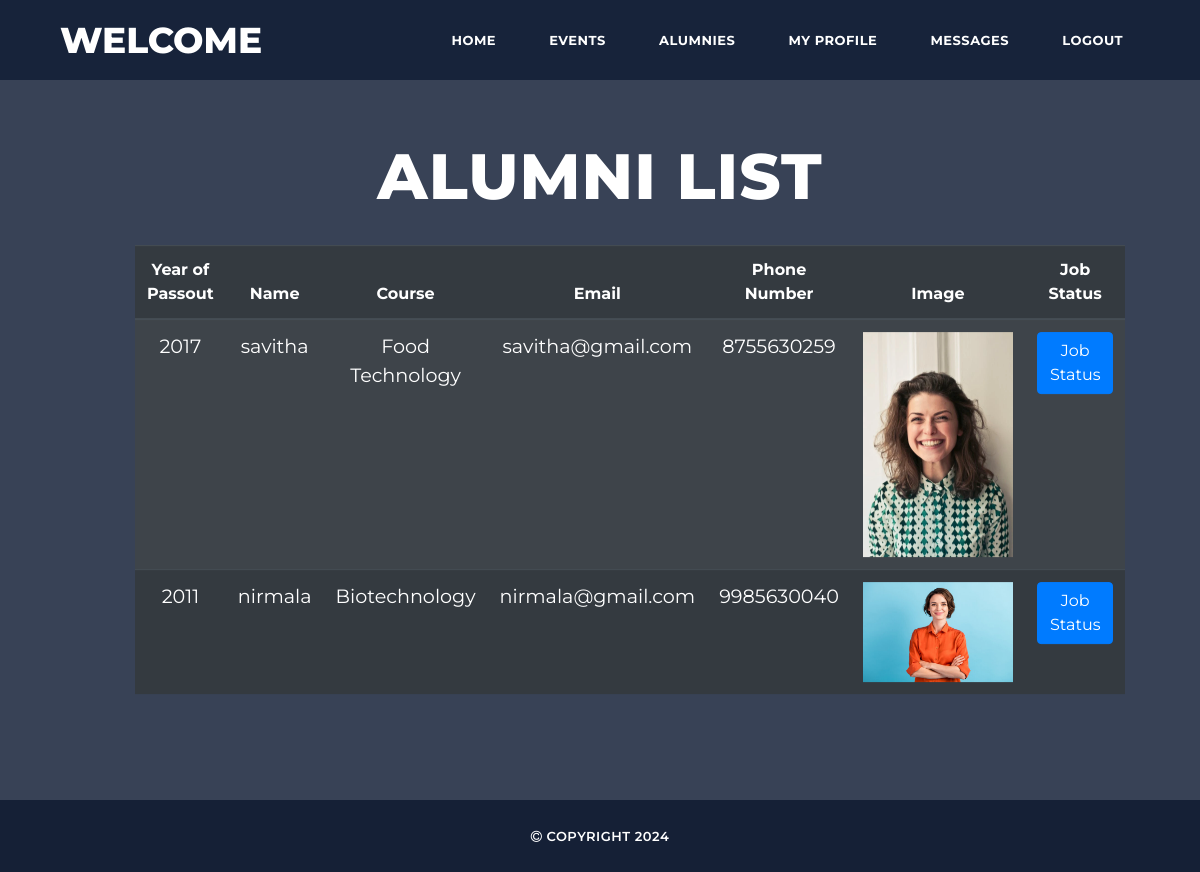
Screenshot of /view_alumnies/ with the database file from the repository.
### alumini/models.py (models this page shows, shortened)
class Alumni(models.Model):
    name = models.CharField(max_length=100)
    course = models.ForeignKey(Course, on_delete=models.CASCADE)  # ForeignKey to Course
    passout = models.IntegerField()  # Year of passing out
    number = models.CharField(max_length=15)  # Phone number
    email = models.EmailField(unique=True)  # Unique email address
    password = models.CharField(max_length=128)  # Password field
    image = models.ImageField(upload_to='alumni_images/')  # Directory for storing images
    is_approved = models.BooleanField(default=False)

class Course(models.Model):
    title = models.CharField(max_length=255, unique=True)  # Field to store the course title

### alumini/views.py (the view)
# urls.py: path('view_alumnies/', views.view_alumnies, name='view_alumnies'),
def view_alumnies(request):
    alumnies = Alumni.objects.filter(is_approved=True)
    context = {
        'alumnies': alumnies,
    }
    return render(request, 'view_alumnies.html', context)

### templates/view_alumnies.html (shortened to what this page needs)
{% load static %}
<!DOCTYPE html>
<html lang="en">
  <head>
    <link href="{% static 'vendor/bootstrap/css/bootstrap.min.css' %}" rel="stylesheet">
    <link rel="stylesheet" href="{% static 'assets/css/fontawesome.css' %}">
    <link rel="stylesheet" href="{% static 'assets/css/templatemo-grad-school.css' %}">
    <link rel="stylesheet" href="{% static 'assets/css/owl.css' %}">
    <link rel="stylesheet" href="{% static 'assets/css/lightbox.css' %}">
  </head>
<body>
  <header class="main-header clearfix" role="header">
    <div class="logo">
      <a href="#">Welcome <em>{{request.user.username}}</em></a>
    </div>
    <nav id="menu" class="main-nav" role="navigation">
      <ul class="main-menu">
        <li><a class='external' href="{% url 'student_index' %}">Home</a></li>
        <li><a class='external' href="{% url 'student_events' %}">Events</a></li>
        <li><a class='external' href="{% url 'view_alumnies' %}">Alumnies</a></li>
        <li><a class='external' href="{% url 'student_profile' %}">My Profile</a></li>
        <li><a class='external' href="{% url 'student_message' %}">Messages</a></li>
        <li><a class="external" href="{% url 'logout' %}">Logout</a></li>
      </ul>
    </nav>
  </header>
  <section class="section main-banner" id="top" data-section="section1">
      <div class="video-overlay header-text">
        <div class="caption">
          <div class="container mt-5">
            <h2 class="text-center">Alumni List</h2>
            <table class="table table-striped table-dark">
              <thead>
                  <tr>
                      <th>Year of Passout</th>
                      <th>Name</th>
                      <th>Course</th>
                      <th>Email</th>
                      <th>Phone Number</th>
                      <th>Image</th>
                      <th>Job Status</th>
                  </tr>
              </thead>
              <tbody>
                {% for alum in alumnies %}
                <tr>
                    <td>{{ alum.passout }}</td>
                    <td>{{ alum.name }}</td>
                    <td>{{ alum.course.title }}</td>
                    <td>{{ alum.email }}</td>
                    <td>{{ alum.number }}</td>
                    <td><img src="{{ alum.image.url }}" alt="Alumni Image" class="alumni-image"></td>
                    <td>
                      <a href="{% url 'job_status' alumni_id=alum.id %}" class="btn btn-primary">Job Status</a>
                    </td>
                    {% endfor %}
            </tbody>
          </table>
      </div>
      </div>
  </section>
  <footer>
    <div class="container">
      <div class="row">
        <div class="col-md-12">
          <p><i class="fa fa-copyright"></i> Copyright 2024
          </p>
        </div>
      </div>
    </div>
  </footer>
</body>
</html>

### static/assets/css/templatemo-grad-school.css (style rules this page uses)
body { font-family: 'Montserrat', sans-serif; }
a { color: #3CF; text-decoration: none; }
ul { padding: 0px; margin: 0px; list-style: none; }
p { font-size: 13px; line-height: 22px; }
.main-header { background-color: rgba(22,34,57,0.95); height: 80px; position: fixed; z-index: 12; width: 100%; top: 0; }
.main-header .logo { float: left; line-height: 80px; padding-left: 60px; }
.main-header .logo a { font-size: 36px; text-transform: uppercase; font-weight: 800; color: #fff; }
.main-menu { float: right; padding-right: 60px; }
.main-menu li { display: inline-block; line-height: 79px; margin-left: 15px; position: relative; }
.main-menu li:first-child { margin-left: 0px; }
.main-menu li a { padding: 10px 15px; font-size: 13px; text-transform: uppercase; letter-spacing: 0.5px; font-weight: 700; color: #fff; border: 2px solid transparent; transition: all 0.5s; }
.main-banner { position: relative; max-height: 100%; overflow: hidden; margin-bottom: -7px; }
.video-overlay { position: absolute; background-color: rgba(22,34,57,0.85); top: 0; left: 0; bottom: 7px; width: 100%; }
.main-banner .caption { text-align: center; position: absolute; width: 80%; left: 50%; top: 50%; transform: translate(-50%,-50%); }
.main-banner .caption h2 { margin-top: 30px; margin-bottom: 30px; font-size: 64px; text-transform: uppercase; font-weight: 800; color: #fff; letter-spacing: 1px; }
footer { background-color: #152036; text-align: center; }
footer p { margin-bottom: 0px; padding: 25px 0px; color: #fff; font-size: 13px; text-transform: uppercase; font-weight: 600; letter-spacing: 0.5px; }

### templates/view_alumnies.html (style rules this page uses)
td { color: rgb(255, 255, 255); font-size: 1.2rem; }
th { color: white; }
.student-image, .alumni-image { width: 150px; height: auto; }

### rows the page displays
Alumni: passout "2017", name "savitha", course "Food Technology", email "savitha@gmail.com", number "8755630259", image (picture)
Alumni: passout "2011", name "nirmala", course "Biotechnology", email "nirmala@gmail.com", number "9985630040", image (picture)
